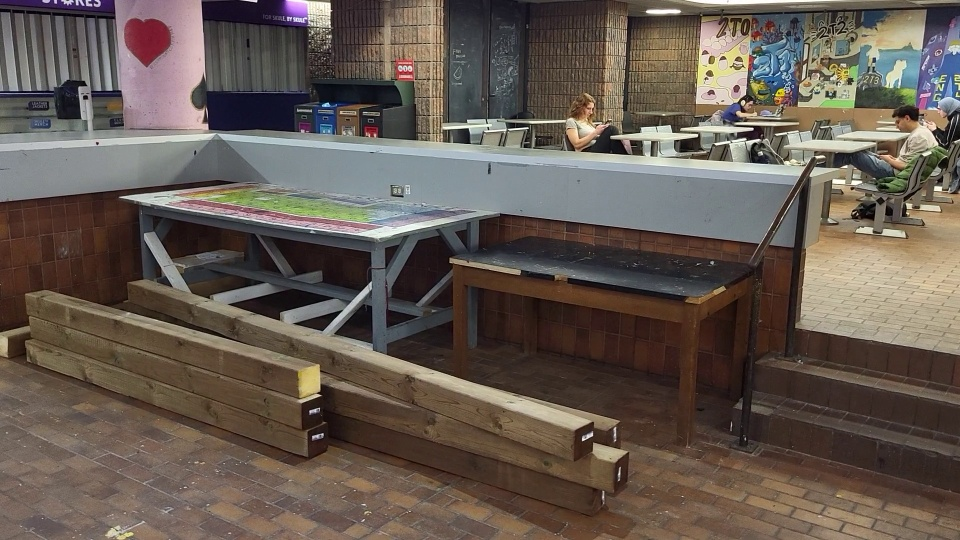
#> input picture mapping/sfm_calibrated/img/0.jpg, 960 x 540 px, given in place of 20230903_162404.mp4, which was not available
$ python extract_frames.py   (older library calls are emulated)
#> lines starting #> are read from the running program, lines starting #| are printed output that depends on the picture; pictures that were not available may be replaced by others from this repository, and a replacement may not be noted
import cv2
import numpy as np
import os

import videos
video_filename = videos.videos[4]

cap = cv2.VideoCapture(video_filename)
assert cap.isOpened()


# pit: 50, 40, 11 frames
# arena: 20, 15, 40 frames
# float: 12, 8, 30 frames
fi = 0
skip = 5
keep = 4

iqms = []
frames_buf = []
frames = []

while cap.isOpened():
    ret, frame = cap.read()
#> frame is the input picture: shape (540, 960, 3); mean B, G, R 81.6, 90.2, 101.4
    if not ret:
        break
    # frame = cv2.bilateralFilter(frame, 5, 40, 40)

    s = 256
    gray = cv2.cvtColor(cv2.resize(frame, (2*s, 2*s)), cv2.COLOR_BGR2GRAY)
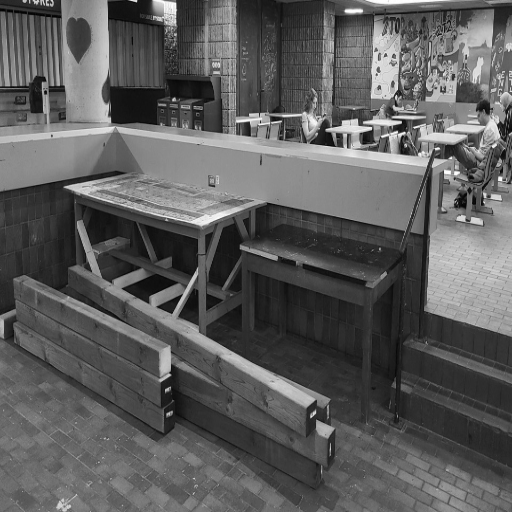
#> gray: shape (512, 512); min 1, max 255, mean 92.5
    mu, sigma = np.mean(gray), np.std(gray)
#> mu = 92.47; sigma = 48.69
    gray = (gray-mu)#/sigma

    # [7 lines of commented-out code are left out]

    iqm = cv2.Laplacian(gray, cv2.CV_64F).var()
#> iqm = 1354.2

    iqms.append((mu, sigma, iqm))

    frames_buf.append((fi, iqm, frame))
    if len(frames_buf) > keep:
        del frames_buf[0]

    fi += 1
    if fi % skip == 0:
        frame = sorted(frames_buf, key=lambda x: x[1], reverse=True)[0]
        frames.append(frame)

        frame = cv2.resize(frame[2], (frame[2].shape[1]//2, frame[2].shape[0]//2))

        filename = 'temp_{:d}.jpg'.format(fi//skip-1)
        cv2.imwrite(filename, frame, [int(cv2.IMWRITE_JPEG_QUALITY), 95])
        print(filename)

    if len(frames) >= 200:
        break

cap.release()

print(len(frames), '/', len(iqms), 'frames')


import matplotlib.pyplot as plt

iqms = np.array(iqms)
iqms /= np.mean(iqms, axis=0)
plt.plot(iqms[:,0], label='mean')
plt.plot(iqms[:,1], label='std')
plt.plot(iqms[:,2], 'k', label='iqm')

plt.vlines([_[0] for _ in frames], np.min(iqms), np.max(iqms), 'm', '-')

plt.legend()
plt.grid()
plt.show()

def imshow(img):
    import IPython
    # img = cv2.resize(img, (512, 512))
    if len(img.shape) == 2:
        img = img.reshape((1, *img.shape))
    if img.shape[0] == 1:
        img = np.array([img, img, img])
    _,ret = cv2.imencode('.jpg', img)
    i = IPython.display.Image(data=ret)
    IPython.display.display(i)
# for fi, iqm, frame in frames:
#     imshow(frame)

$ run again, on mapping/sfm_calibrated/img/10.jpg
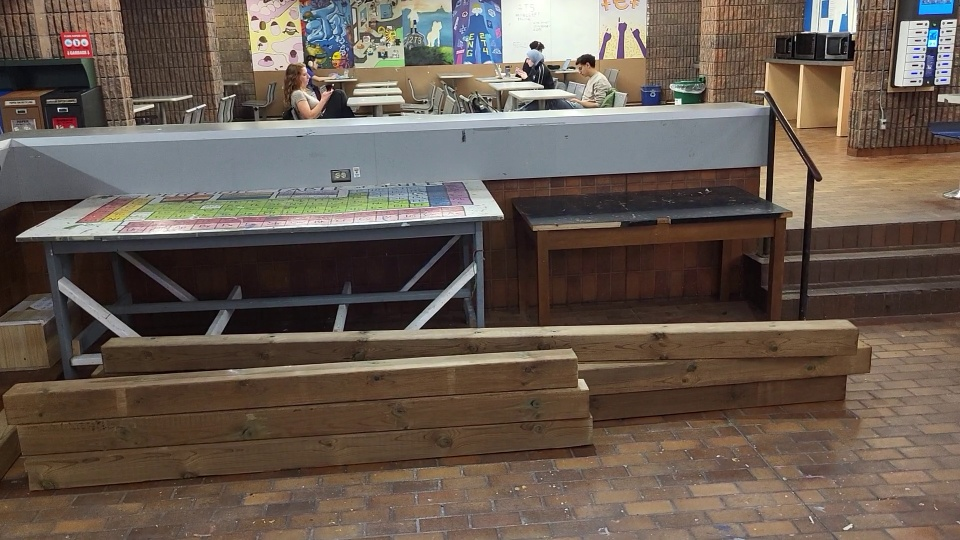
#> input picture mapping/sfm_calibrated/img/10.jpg, 960 x 540 px, given in place of 20230903_162404.mp4, which was not available
#> frame is the input picture: shape (540, 960, 3); mean B, G, R 81.5, 91.5, 104.5
#> `gray = cv2.cvtColor(cv2.resize(frame, (2*s, 2*s)), cv2.COLOR_BGR2GRAY)`:
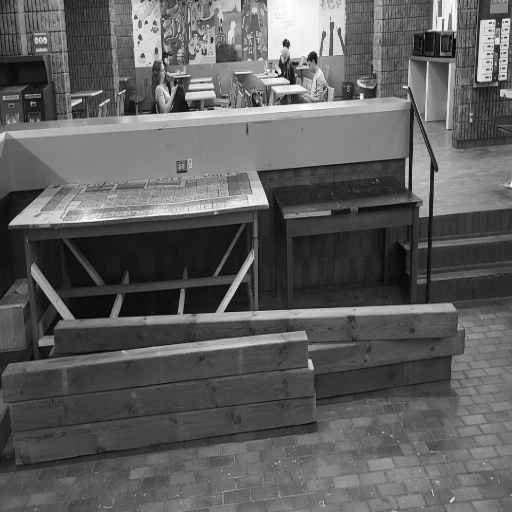
#> gray: shape (512, 512); min 2, max 255, mean 94.1
#> mu = 94.14; sigma = 50.48
#> iqm = 1357.7

$ run again, on mapping/sfm_calibrated/img/2.jpg
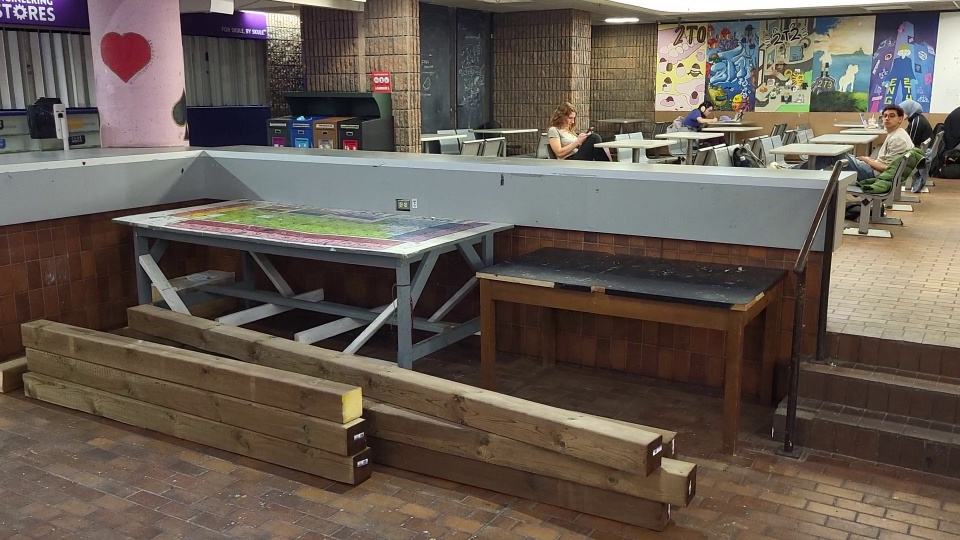
#> input picture mapping/sfm_calibrated/img/2.jpg, 960 x 540 px, given in place of 20230903_162404.mp4, which was not available
#> frame is the input picture: shape (540, 960, 3); mean B, G, R 81.9, 91.3, 102.2
#> `gray = cv2.cvtColor(cv2.resize(frame, (2*s, 2*s)), cv2.COLOR_BGR2GRAY)`:
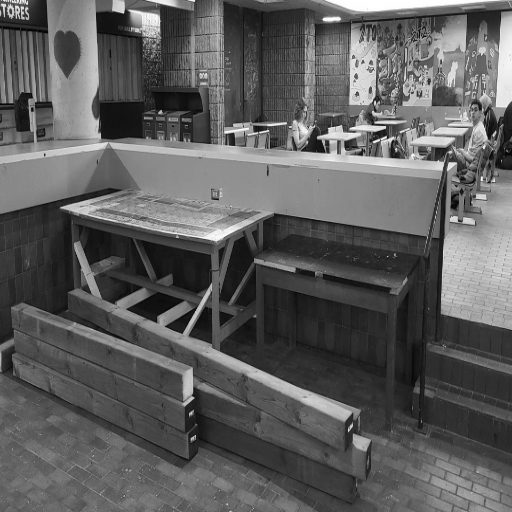
#> gray: shape (512, 512); min 2, max 255, mean 93.3
#> mu = 93.35; sigma = 51.26
#> iqm = 1373.6
